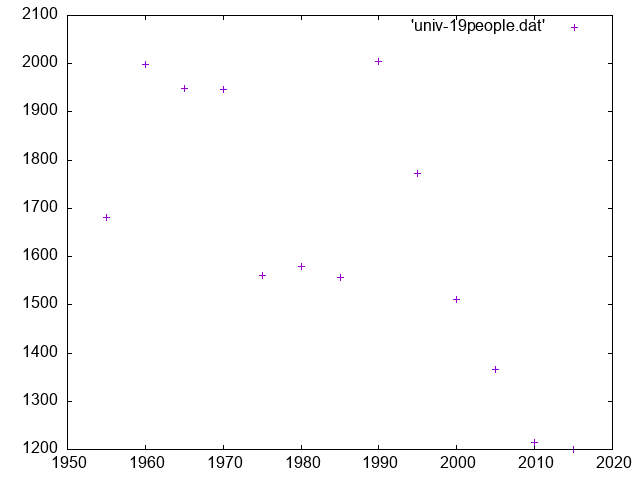

Write the gnuplot code that produced this figure.
reset
set terminal png
set output 'univ-19people.png'

plot 'univ-19people.dat'

set terminal qt
reset